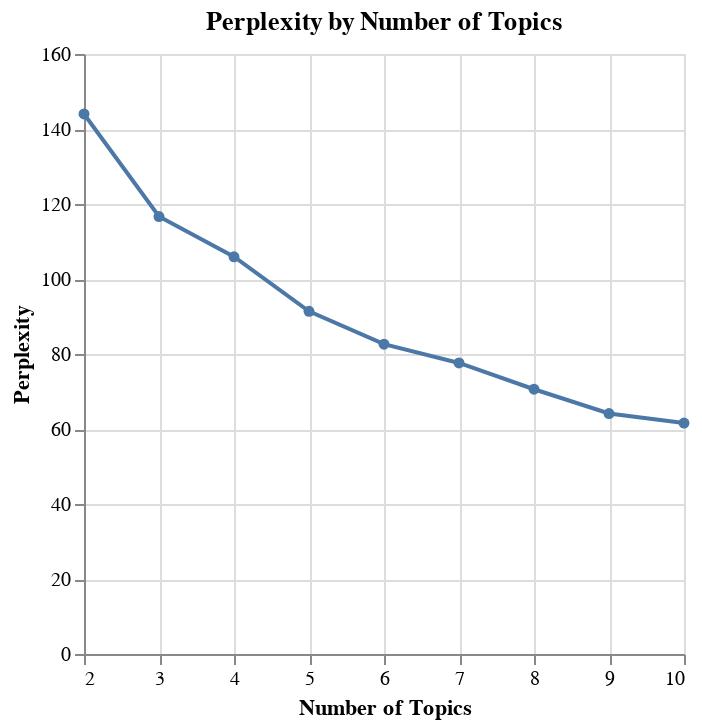

Notebook code for this chart:
### Code cell
# 결과 시각화
chart = alt.Chart(results).mark_line(point=True).encode(
    x=alt.X('num_topics', title='Number of Topics'),
    y=alt.Y('perplexity', title='Perplexity'),
    tooltip=['num_topics', 'perplexity']
).properties(
    title='Perplexity by Number of Topics'
)

chart.show()

### Figure 1 — Vega-Lite specification as saved in the notebook (floating-point values rounded to 4 significant figures)
{"config": {"view": {"continuousWidth": 300, "continuousHeight": 300}}, "data": {"name": "data-fe7ed28883892ec426ad2b0954a803fa"}, "mark": {"type": "line", "point": true}, "encoding": {"tooltip": [{"field": "num_topics", "type": "quantitative"}, {"field": "perplexity", "type": "quantitative"}], "x": {"field": "num_topics", "title": "Number of Topics", "type": "quantitative"}, "y": {"field": "perplexity", "title": "Perplexity", "type": "quantitative"}}, "title": "Perplexity by Number of Topics", "$schema": "https://vega.github.io/schema/vega-lite/v5.17.0.json", "datasets": {"data-fe7ed28883892ec426ad2b0954a803fa": [{"num_topics": 2, "perplexity": 144.0}, {"num_topics": 3, "perplexity": 116.7}, {"num_topics": 4, "perplexity": 105.9}, {"num_topics": 5, "perplexity": 91.38}, {"num_topics": 6, "perplexity": 82.61}, {"num_topics": 7, "perplexity": 77.6}, {"num_topics": 8, "perplexity": 70.61}, {"num_topics": 9, "perplexity": 64.13}, {"num_topics": 10, "perplexity": 61.6}]}}
